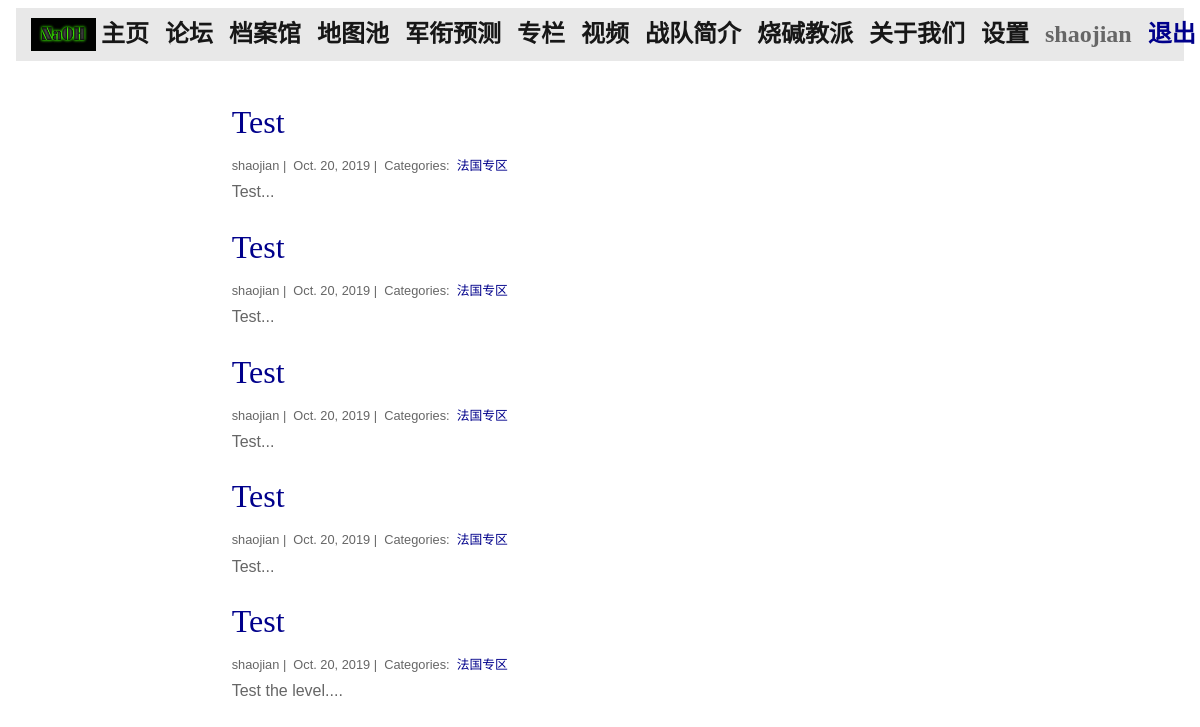
The app's page /setting/my_post (signed in), older data.
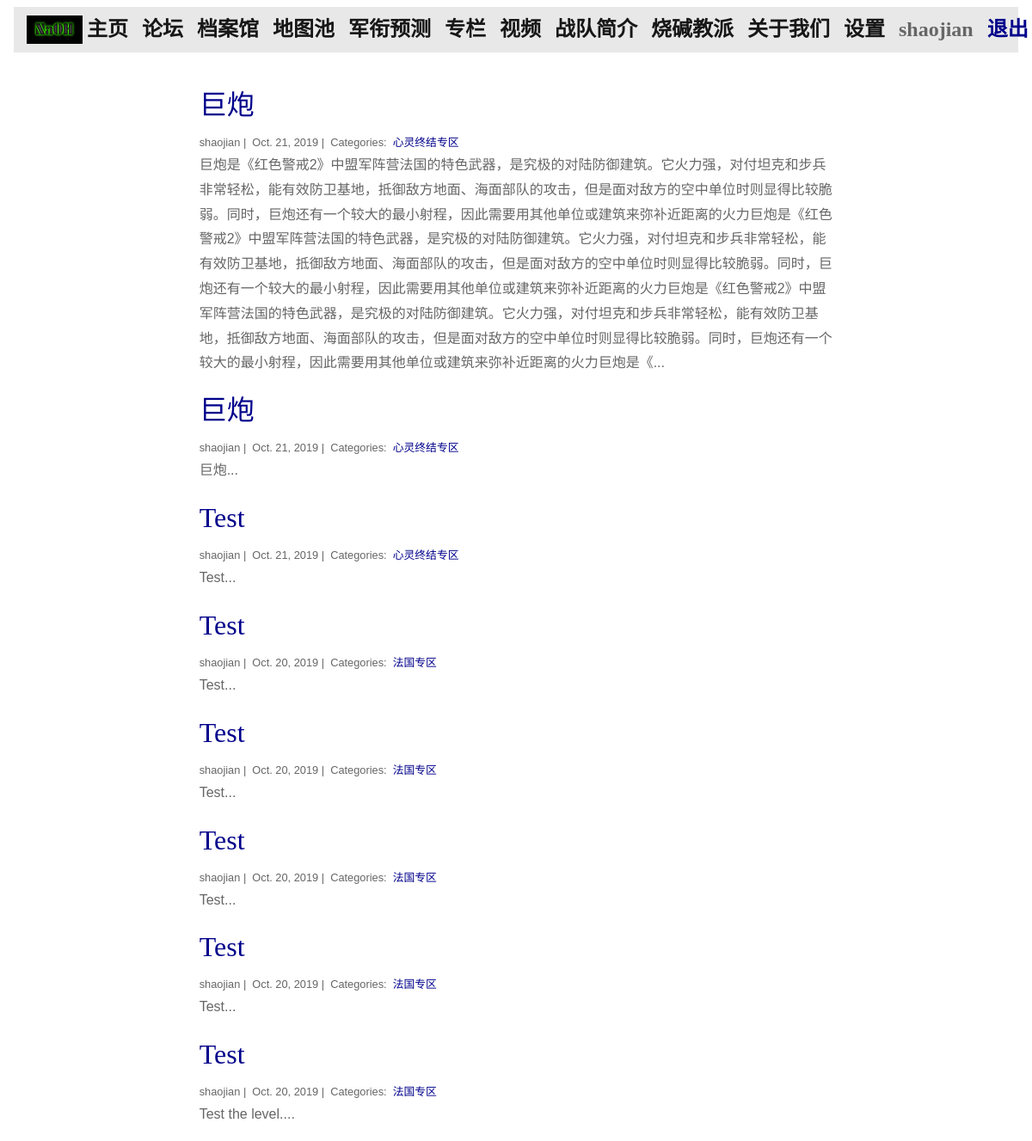
The same page, newer data.
### blog/models.py (models this page shows)
class Post(models.Model):
    title = models.CharField(max_length=255)
    author = models.CharField(max_length=100)
    body = models.TextField()
    created_on = models.DateTimeField(auto_now_add=True)
    last_modified = models.DateTimeField(auto_now=True)
    categories = models.ManyToManyField('Category', related_name='posts')

class Category(models.Model):
    name = models.CharField(max_length=20)

### projects/views.py (the view)
# urls.py: path("setting/my_post", views.my_post, name="my_post"),
def my_post(request):
    posts = Post.objects.filter(
        author=request.user.username
    ).order_by(
        '-created_on'
    )
    language = select_language(request)
    context = {
        'language': language,
        "posts": posts
    }
    return render(request, "my_post.html", context)

### projects/views.py (called while the page is built)
def select_language(request):
    language = 'English'
    if request.user.is_authenticated:
        if request.session.get(request.user.username, None) == None:
            request.session[request.user.username] = 'Chinese'
        language = request.session[request.user.username]
    return language

### projects/templates/my_post.html
{% extends "base.html" %}
{% load static %}
{% block page_content %}
<br>
<div class="col-md-8 offset-md-2">
{% for post in posts %}
    <h2><a style="color: #00008B;" href="{% url 'blog_detail' post.pk%}">{{ post.title }}</a></h2>
    <small>
        {{ post.author }} |&nbsp;
        {{ post.created_on.date }} |&nbsp;
        Categories:&nbsp;
        {% for category in post.categories.all %}
        <a style="color: #00008B;" href="{% url 'blog_category' category.name %}">
            {{ category.name }}
        </a>&nbsp;
        {% endfor %}
    </small>
    <p>{{ post.body | slice:":400" }}...</p>
{% endfor %}
</div>
{% endblock %}

Row changes from the older to the newer data that the page shows:
added Post: title "巨炮", author "shaojian", created_on "Oct. 21, 2019", body "巨炮是《红色警戒2》中盟军阵营法国的特色武器，是究极的对陆防御建筑。它火力强，对付坦克和步兵非常轻松，能有效防卫基地，抵御敌方地面、海面部队的攻击，但是面对敌方的空中单位时则显得比较脆弱。同时，巨炮还有一个较大的最小射程，因此需要用其他单位或建筑来弥补近距离的火力巨炮是《红色警戒2》中盟军阵营法国的特色武器，是究极的对陆防御建筑。它火力强，对付坦克和步兵非常轻松，能有效防卫基地，抵御敌方地面、海面部队的攻击，但是面对敌方的空中单位时则显得比较脆弱。同时，巨炮还有一个较大的最小射程，因此需要用其他单位或建筑来弥补近距离的火力巨炮是《红色警戒2》中盟军阵营法国的特色武器，是究极的对陆防御建筑。它火力强，对付坦克和步兵非常轻松，能有效防卫基地，抵御敌方地面、海面部队的攻击，但是面对敌方的空中单位时则显得比较脆弱。同时，巨炮还有一个较大的最小射程，因此需要用其他单位或建筑来弥补近距离的火力巨炮是《"
now on this page (row edited): Category: name "心灵终结专区"
added Post: title "巨炮", author "shaojian", created_on "Oct. 21, 2019", body "巨炮"
added Post: title "Test", author "shaojian", created_on "Oct. 21, 2019", body "Test"
